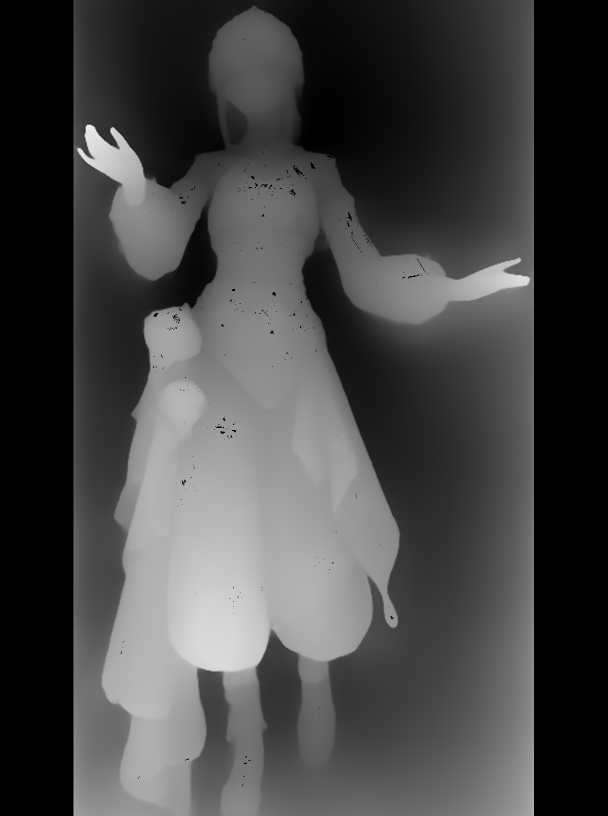
#> input picture examples/SOP-1-20261112-四星2冰蓝舞娘/00-reference/depth_black.png, 1216 x 1632 px (shown at 1/2 size)
$ python depth_to_mask.py '../examples/SOP-1-20261112-四星2冰蓝舞娘/00-reference/depth_black.png' out.png
#> lines starting #> are read from the running program, lines starting #| are printed output that depends on the picture; after the words box and inside, x2 and y2 are one past the last pixel; in counts of white or black regions, pixels touching at a corner belong together
# -*- coding: utf-8 -*-
"""depth_to_mask.py —— 深度图 → 人物剪影 mask + 背景刷黑的深度图

一次做完：Otsu 阈值 → 形态学闭运算 → 最大连通域 → 填洞 → 羽化。

为什么不用 ComfyUI 核心的 ThresholdMask：
  单个全局阈值遇到「地面/渐变背景」会把地面也算进人物。
  这里用 Otsu 自适应 + 最大连通域 + 地面宽段过滤，不需要手调阈值。

输出两个文件（前缀由 --out 决定）：
  <out>_mask.png   纯黑白 mask：白=人物，黑=背景（给 MOSS 的 --mask / --ref-query-mask）
  <out>_black.png  原深度值，背景全 0（给 MOSS 的 --depth-map）

用法：
  python depth_to_mask.py 输入图 输出前缀 [--roi x1,y1,x2,y2] [--feather 3]
                                            [--floor-from 1400] [--floor-max-width 300]
                                            [--invert] [--keep-floor]

  --roi            人物大概所在矩形，裁掉外围干扰；不给就用全图
  --feather        边缘羽化半径，0 = 不羽化（默认 2）
  --floor-from     从第几行开始做「地面宽段过滤」（默认 1400，图高 20% 处起算更稳）
  --floor-max-width 该行内宽度超过这个值的连续段判为地面并丢掉（默认 300）
  --invert         反转阈值方向（背景比人物亮时用）
  --keep-floor     不做地面宽段过滤（地面本来就是人物一部分时用）
"""
import argparse
import os
import sys

import cv2
import numpy as np
from PIL import Image


def load_gray(path, width=None, height=None):
    im = Image.open(path).convert("RGB")
    if width and height and im.size != (width, height):
        im = im.resize((width, height), Image.LANCZOS)
    return np.asarray(im).astype(np.float32)[..., 0]


def drop_floor_segments(binary, start_row, max_width):
    """y >= start_row 的行里，丢掉宽度 > max_width 的连续段（那是地面，横跨全宽）。"""
    out = binary.copy()
    h, w = out.shape
    for y in range(max(0, start_row), h):
        row = out[y]
        if not row.any():
            continue
        idx = np.where(row)[0]
        split = np.where(np.diff(idx) > 8)[0]
        segs, s = [], 0
        for k in split:
            segs.append((idx[s], idx[k]))
            s = k + 1
        segs.append((idx[s], idx[-1]))
        keep = np.zeros(w, bool)
        for lo, hi in segs:
            if hi - lo < max_width:
                keep[lo:hi + 1] = True
        out[y] = keep.astype(binary.dtype)
    return out


def largest_component(binary):
    n, lab, stats, _ = cv2.connectedComponentsWithStats(binary, connectivity=8)
    if n <= 1:
        return binary
    areas = stats[1:, cv2.CC_STAT_AREA]
    return (lab == (int(np.argmax(areas)) + 1)).astype(np.uint8)


def main():
    ap = argparse.ArgumentParser()
    ap.add_argument("src", help="输入深度图（webp/png/jpg）")
    ap.add_argument("out", help="输出前缀，会写出 <out>_mask.png 与 <out>_black.png")
    ap.add_argument("--width", type=int, default=0, help="先缩放到这个宽（配 --height 一起用）")
    ap.add_argument("--height", type=int, default=0)
    ap.add_argument("--roi", default="", help="人物大致区域 x1,y1,x2,y2（像素）")
    ap.add_argument("--feather", type=int, default=2, help="边缘羽化半径，0=不羽化")
    ap.add_argument("--floor-from", type=int, default=-1, help="从第几行开始做地面宽段过滤；-1 = 图高的 86%%")
    ap.add_argument("--floor-max-width", type=int, default=300)
    ap.add_argument("--invert", action="store_true", help="背景比人物亮时反转")
    ap.add_argument("--keep-floor", action="store_true", help="不做地面宽段过滤")
    a = ap.parse_args()

    if not os.path.exists(a.src):
        sys.exit("[depth_to_mask] 找不到输入：%s" % a.src)

    g = load_gray(a.src, a.width or None, a.height or None)
    H, W = g.shape
#> H = 1632; W = 1216
    print("[depth_to_mask] 输入 %dx%d  四角 %s" % (
        W, H, [int(g[y, x]) for y in (0, H - 1) for x in (0, W - 1)]))
#| [depth_to_mask] 输入 1216x1632  四角 [0, 0, 0, 0]

    # 可选 ROI：只在这个矩形里找人物
    roi_mask = np.ones((H, W), bool)
    if a.roi:
        x1, y1, x2, y2 = [int(t) for t in a.roi.split(",")]
        roi_mask[:] = False
        roi_mask[max(0, y1):min(H, y2), max(0, x1):min(W, x2)] = True
        print("[depth_to_mask] ROI (%d,%d)-(%d,%d)" % (x1, y1, x2, y2))

    # 1) Otsu 阈值（只在 ROI 内统计，避免外围亮角干扰）
    sample = (g[roi_mask].astype(np.uint8)).reshape(-1, 1)
    thr, _ = cv2.threshold(sample, 0, 255, cv2.THRESH_BINARY + cv2.THRESH_OTSU)
#> thr = 81
    thr = float(thr)
    print("[depth_to_mask] Otsu 阈值 %.1f%s" % (thr, "（反转）" if a.invert else ""))
#| [depth_to_mask] Otsu 阈值 81.0
    m = (g < thr) if a.invert else (g > thr)
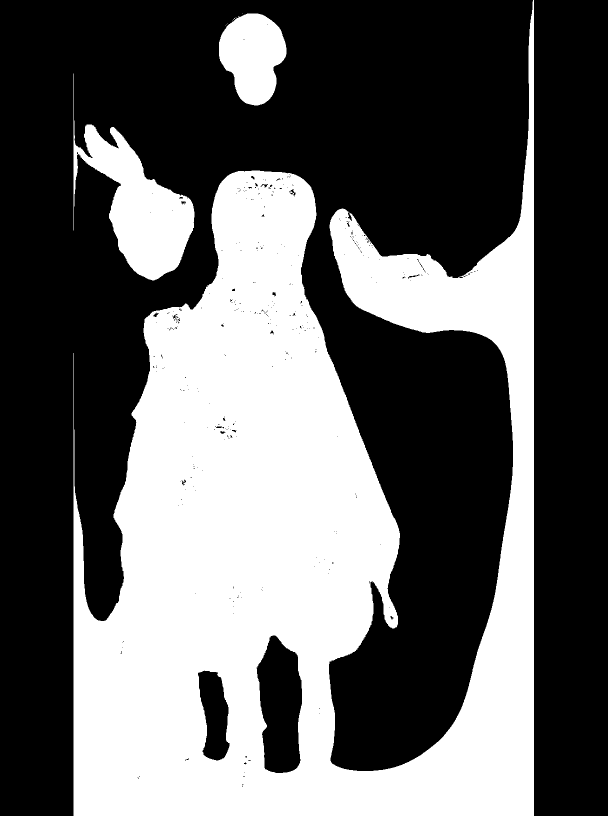
#> m: shape (1632, 1216) bool (shown at 1/2 size); 38.5% white; 12 white regions (9 under 20 px), largest, box (x1, y1, x2, y2) and area: (147, 0, 1068, 1632) 712426, (147, 147, 389, 561) 34703, (438, 27, 573, 211) 17613
    m = (m & roi_mask).astype(np.uint8)

    # 2) 形态学：闭运算补小洞、开运算去毛刺
    m = cv2.morphologyEx(m, cv2.MORPH_CLOSE, np.ones((13, 13), np.uint8))
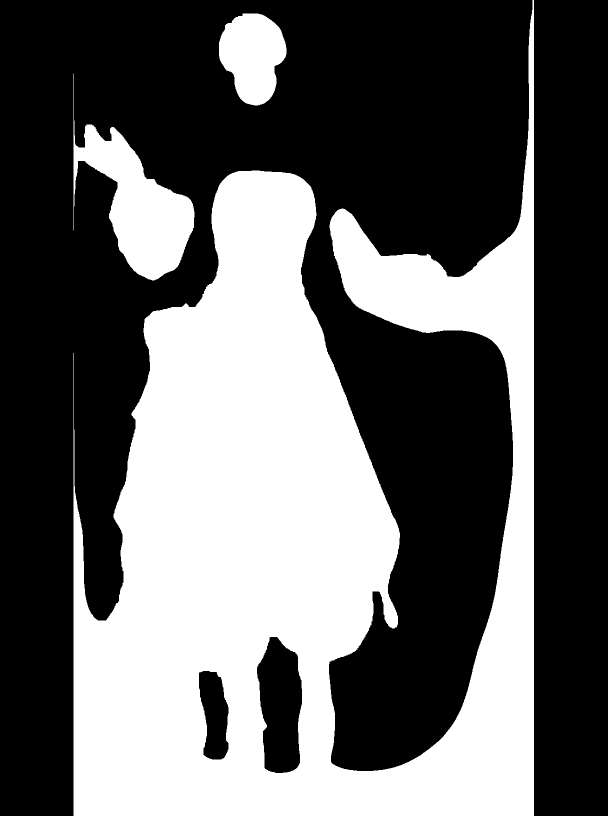
#> m: shape (1632, 1216) (shown at 1/2 size); values 0 (black) and 1 (white), 38.7% white; 3 white regions, box (x1, y1, x2, y2) and area: (147, 0, 1068, 1632) 714428, (147, 147, 389, 561) 35405, (438, 27, 573, 211) 17757
    m = cv2.morphologyEx(m, cv2.MORPH_OPEN, np.ones((5, 5), np.uint8))
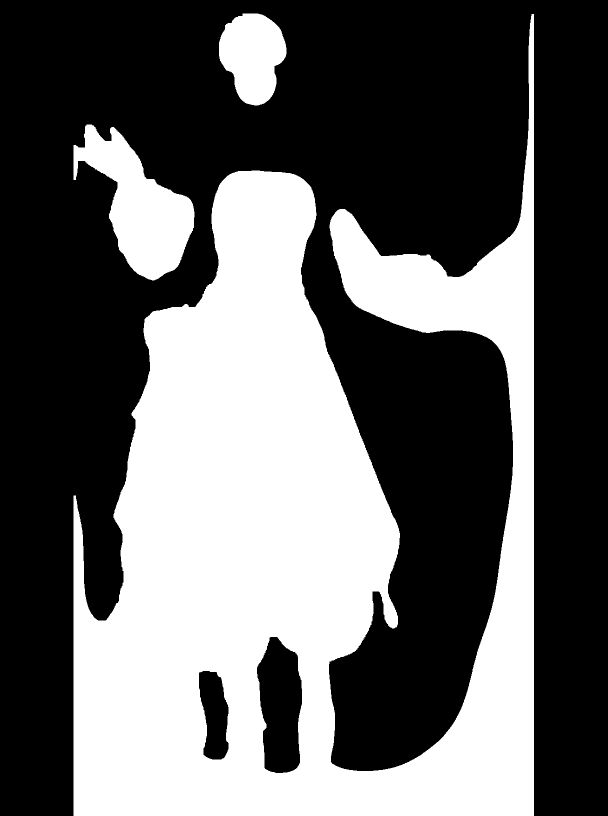
#> m: shape (1632, 1216) (shown at 1/2 size); values 0 (black) and 1 (white), 38.6% white; 3 white regions, box (x1, y1, x2, y2) and area: (147, 28, 1068, 1632) 713882, (147, 249, 389, 561) 34990, (438, 27, 573, 211) 17757

    # 3) 地面宽段过滤（地面横跨全宽，人物脚只有几十像素宽）
    if not a.keep_floor:
        start = a.floor_from if a.floor_from >= 0 else int(H * 0.86)
#> start = 1403
        before = int(m.sum())
#> before = 766629
        m = drop_floor_segments(m, start, a.floor_max_width)
#> the loop in drop_floor_segments, `for y in range(max(0, start_row), h):` made 229 passes
#> split on passes 1 to 3: [255, 324, 385], [255, 323, 384], [256, 323, 384]
#> after the loop in drop_floor_segments, `for y in range(max(0, start_row), h):`:
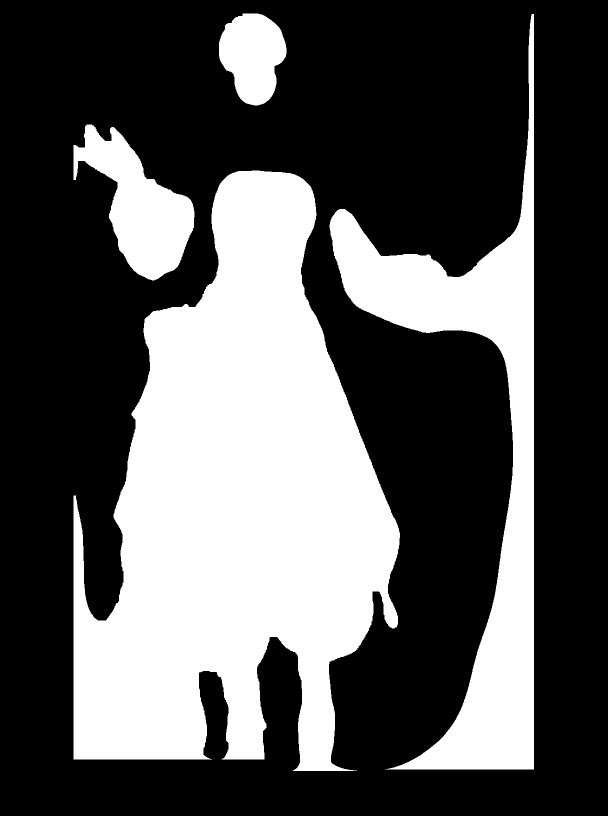
#> out: shape (1632, 1216) (shown at 1/2 size); values 0 (black) and 1 (white), 34% white; 4 white regions, box (x1, y1, x2, y2) and area: (147, 341, 800, 1542) 475596, (659, 28, 1068, 1539) 145770, (147, 249, 389, 561) 34990, (438, 27, 573, 211) 17757
        print("[depth_to_mask] 地面过滤（y>=%d，宽>%d 丢弃）：%d → %d 像素" % (
            start, a.floor_max_width, before, int(m.sum())))
#| [depth_to_mask] 地面过滤（y>=1403，宽>300 丢弃）：766629 → 674113 像素

    # 4) 最大连通域
    m = largest_component(m)
#> in largest_component, `n, lab, stats, _ = cv2.connectedComponentsWithStats(binary, connectivi..`:
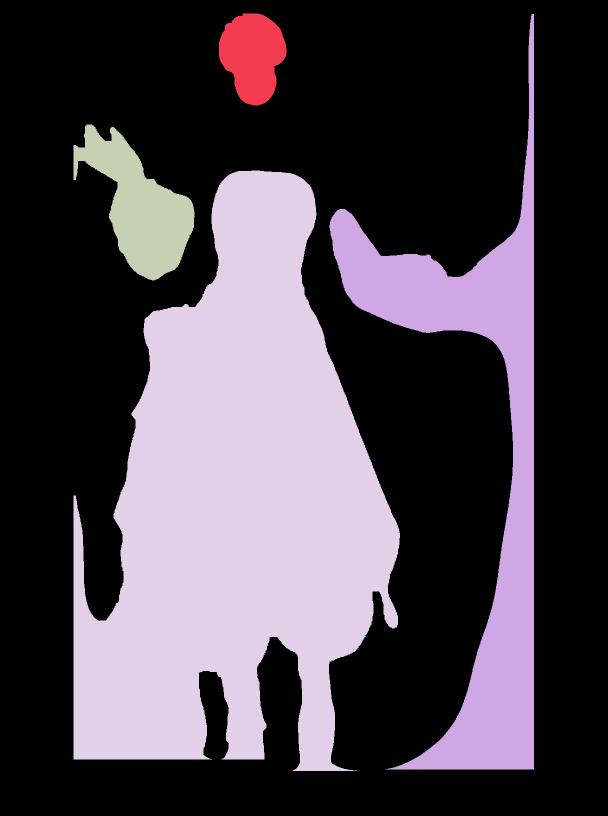
#> lab: shape (1632, 1216) int32 (shown at 1/2 size); 5 distinct labels, from 0 to 4; one colour per label, 0 black
#> in largest_component, `n, lab, stats, _ = cv2.connectedComponentsWithStats(binary, connectivi..`: n = 5; stats = [[0, 0, 1216, 1632, 1310399], [438, 27, 135, 184, 17757], [659, 28, 409, 1511, 145770], [147, 249, 242, 312, 34990], [147, 341, 653, 1201, 475596]]
#> in largest_component, `areas = stats[1:, cv2.CC_STAT_AREA]`: areas = [17757, 145770, 34990, 475596]
#> in largest_component, `return (lab == (int(np.argmax(areas)) + 1)).astype(np.uint8)`:
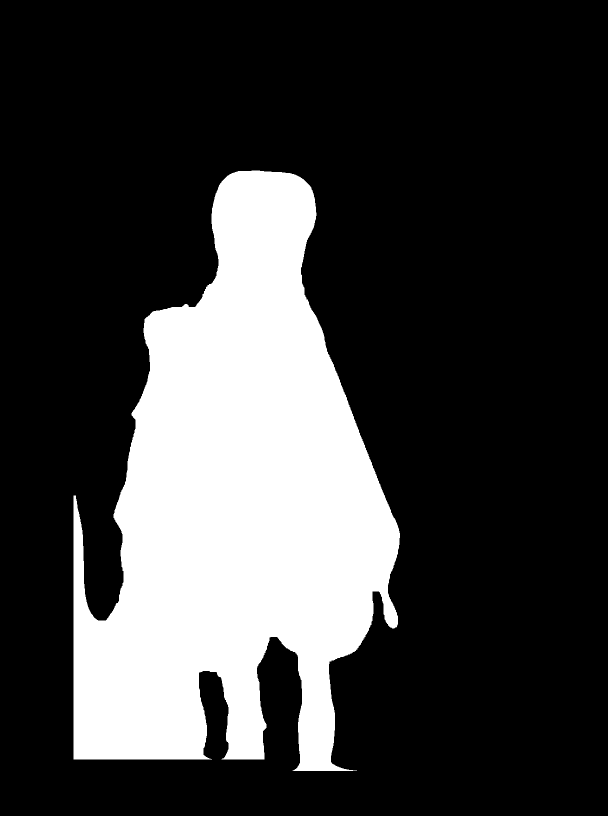
#> returned value: shape (1632, 1216) (shown at 1/2 size); values 0 (black) and 1 (white), 24% white; 1 white region, box (x1, y1, x2, y2) and area: (147, 341, 800, 1542) 475596
    # 5) 填洞
    m = cv2.morphologyEx(m, cv2.MORPH_CLOSE, np.ones((11, 11), np.uint8))

    # 6) 羽化（只给 mask 用；刷黑的深度图不羽化）
    if a.feather > 0:
        k = a.feather * 2 + 1
        mask_soft = cv2.GaussianBlur(m.astype(np.float32), (k, k), 0)
        mask_soft = np.clip(mask_soft, 0, 1)
    else:
        mask_soft = m.astype(np.float32)

    base = a.out
    mask_u8 = (mask_soft * 255).astype(np.uint8)
    Image.fromarray(mask_u8).save(base + "_mask.png")

    black = np.where(m > 0, np.clip(g, 0, 255), 0).astype(np.uint8)
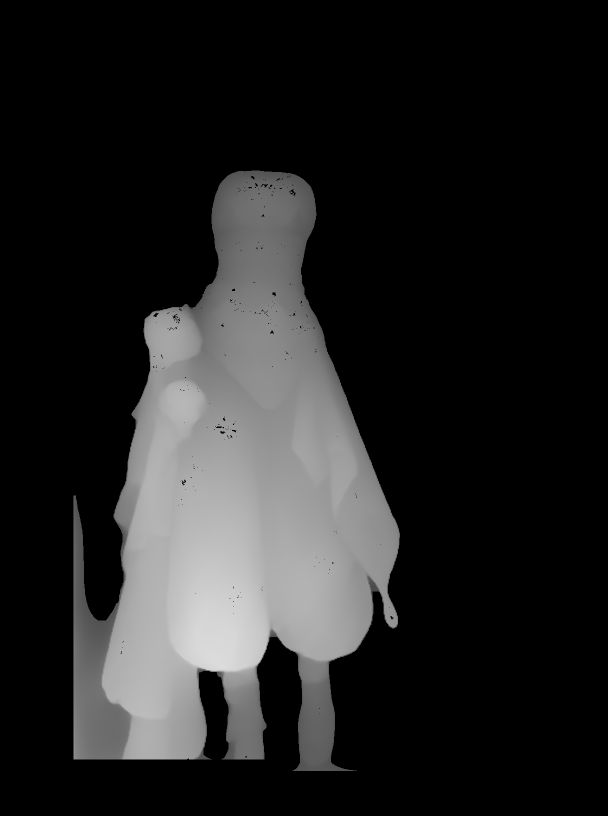
#> black: shape (1632, 1216) (shown at 1/2 size); min 0, max 222, mean 35.8
    # 四角强制清零（MOSS 对深度图的硬要求）
    e = max(4, a.feather + 2)
    black[:e, :e] = 0
    black[:e, -e:] = 0
    black[-e:, :e] = 0
    black[-e:, -e:] = 0
    Image.fromarray(black).save(base + "_black.png")

    ys, xs = np.where(black > 0)
    area = (black > 0).mean() * 100
#> area = 23.91
    if len(ys):
        print("[depth_to_mask] 人物 %.2f%%  bbox x %d-%d y %d-%d" % (
            area, xs.min(), xs.max(), ys.min(), ys.max()))
#| [depth_to_mask] 人物 23.91%  bbox x 147-799 y 341-1541
    print("[depth_to_mask] 四角(刷后) %s" % [int(black[y, x]) for y in (0, H - 1) for x in (0, W - 1)])
#| [depth_to_mask] 四角(刷后) [0, 0, 0, 0]
    print("[depth_to_mask] 写出：\n  %s_mask.png   白=人物\n  %s_black.png  背景全 0 的深度图"
          % (base, base))
    if area < 3:
        print("[depth_to_mask] 警告：人物面积 < 3%%，阈值可能不对，试 --invert 或给 --roi")


if __name__ == "__main__":
    main()
